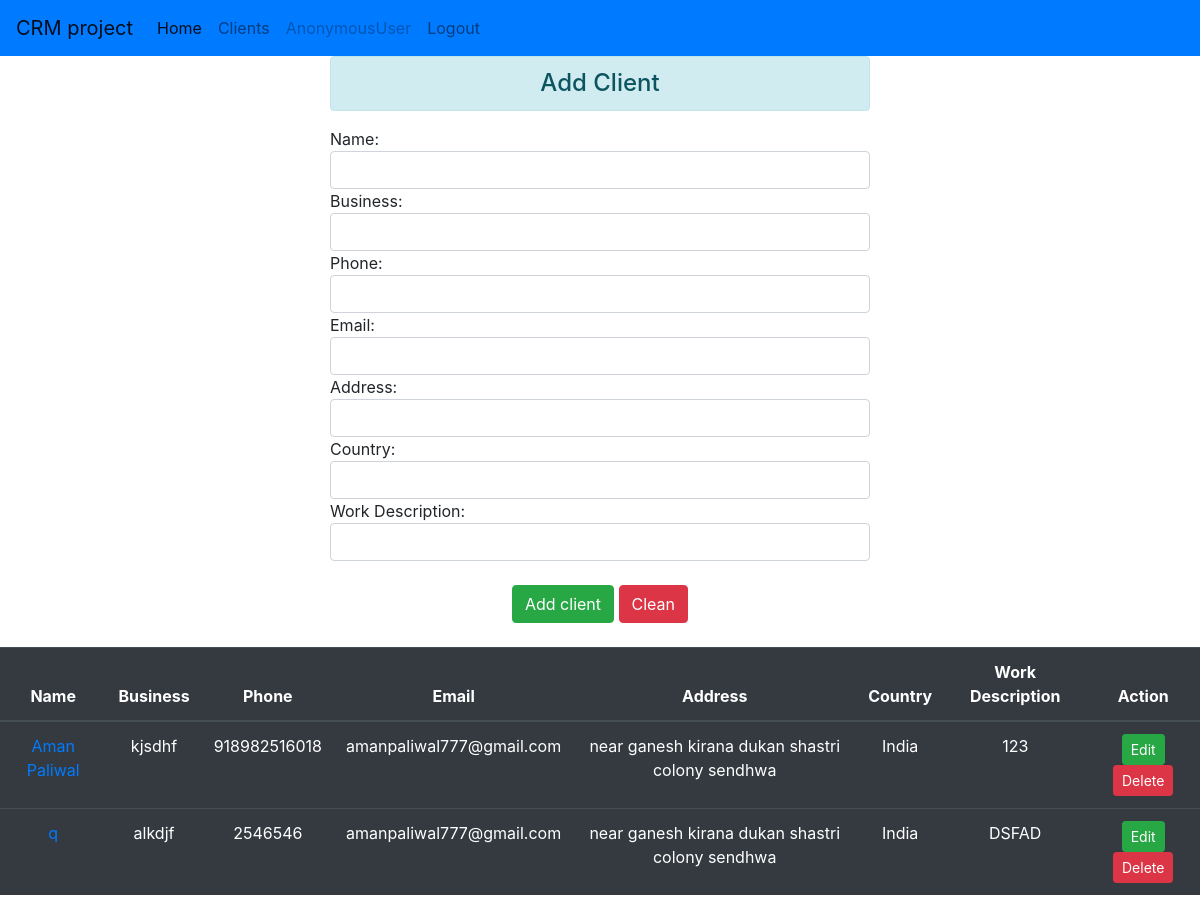
Page /ClientsData/ on the committed database.
### crmapp/models.py (models this page shows, shortened)
class Clients(models.Model):
    superuser_id = models.ForeignKey(User, on_delete=models.CASCADE)
    client_name = models.CharField(max_length=100)
    client_business = models.CharField(max_length=200)
    client_phone = models.BigIntegerField()
    client_email = models.EmailField(max_length=100)
    client_address = models.CharField(max_length=300)
    client_country = models.CharField(max_length=20)
    client_work_description = models.CharField(max_length=300)
    client_created = models.DateTimeField()

### crmapp/views.py (the view)
# urls.py: path('ClientsData/', views.clients_data, name='clients_data'),
def clients_data(request):
    clients = Clients.objects.all()
    if request.method == 'POST':
        client_name = request.POST.get('client_name')
        client_business = request.POST.get('client_business')
        client_phone = request.POST.get('client_phone')
        client_email = request.POST.get('client_email')
        client_address = request.POST.get('client_address')
        client_country = request.POST.get('client_country')
        client_work_description = request.POST.get('client_work_description')
        data = Clients(client_name=client_name,
                       client_business=client_business,
                       superuser_id=User.objects.get(pk=request.user.id),
                       client_email=client_email,
                       client_phone=client_phone,
                       client_address=client_address,
                       client_country=client_country,
                       client_work_description=client_work_description,
                       client_created=dt)
        data.save()
        messages.success(request, 'Client added successfully !!!')
        return HttpResponseRedirect('/ClientsData/')
    else:
        return render(request, 'clients_data.html', {'name': request.user, 'clients': clients})

### templates/clients_data.html (shortened to what this page needs)
{% extends 'base.html' %}
{% block log %}
          {% if name == request.user %}
              <li class="nav-item">
                  <a class="nav-link" href="{% url 'clients_data' %}">Clients</a>
              </li>
              <li class="nav-item">
              <a class="nav-link disabled">{{ request.user }}</a>
              </li>
              <li class="nav-item">
                  <a class="nav-link" href="{% url 'logout' %}">Logout</a></li>
          {% else %}
              <li>
                <a class="nav-link" href="{% url 'login' %}">Login</a>
              </li>
          {% endif %}
{% endblock %}
{% block body %}
    <div class="row">
        <div class=" offset-3 col-md-6">
            <h4 class="text-center alert alert-info">Add Client</h4>
            <form method="post">
            Name:<input type="text" name="client_name" class="form-control" required>
            Business:<input type="text" name="client_business" class="form-control" required>
            Phone:<input type="tel" name="client_phone" class="form-control" required>
            Email:<input type="email" name="client_email" class="form-control" required>
            Address:<input type="text" name="client_address" class="form-control" required>
            Country:<input type="text" name="client_country" class="form-control" required>
            Work Description:<input type="text" name="client_work_description" class="form-control" required>
                <br>
                <center><input type="submit" value="Add client" class="btn btn-success">
                    <input type="reset" value="Clean" class="btn btn-danger"></center>
            </form>
        </div>
    </div>
</div>
    <br>
<div class="container-fluid">
<div class="row">
    <br>
    {% if clients %}
        <table class="table table-hover text-center table-dark">
            <thead>
                <tr>
                    <th scope="col">Name</th>
                    <th scope="col">Business</th>
                    <th scope="col">Phone</th>
                    <th scope="col">Email</th>
                    <th scope="col">Address</th>
                    <th scope="col">Country</th>
                    <th scope="col">Work Description</th>
                    <th scope="col">Action</th>
                </tr>
            </thead>
            <tbody>
            {% for client in clients %}
                <tr>
                    <td><a href="{% url 'ClientProfile' client.id %}">
                        {{ client.client_name }}
                        </a>
                    </td>
                    <td>{{ client.client_business }}</td>
                    <td>{{ client.client_phone }}</td>
                    <td>{{ client.client_email }}</td>
                    <td>{{ client.client_address }}</td>
                    <td>{{ client.client_country }}</td>
                    <td>{{ client.client_work_description }}</td>
                    <td><a href="{% url 'ClientEdit' client.id %}" class="btn-success btn btn-sm">Edit</a>
                        <form method="post" action="{% url 'ClientDelete' client.id %}" class="d-inline">
                                <input type="submit" value="Delete" class="btn btn-sm btn-danger">
                        </form>
            {% endfor %}
    </tbody>
    </table>
    {% endif %}
</div>
</div>
{% endblock %}

### rows in the picture
Clients: client_name "Aman Paliwal", client_business "kjsdhf", client_phone "918982516018", client_email "amanpaliwal777@gmail.com", client_address "near ganesh kirana dukan shastri colony sendhwa", client_country "India", client_work_description "123"
Clients: client_name "q", client_business "alkdjf", client_phone "2546546", client_email "amanpaliwal777@gmail.com", client_address "near ganesh kirana dukan shastri colony sendhwa", client_country "India", client_work_description "DSFAD"

### other values in the picture
{{ request.user }} "AnonymousUser"
